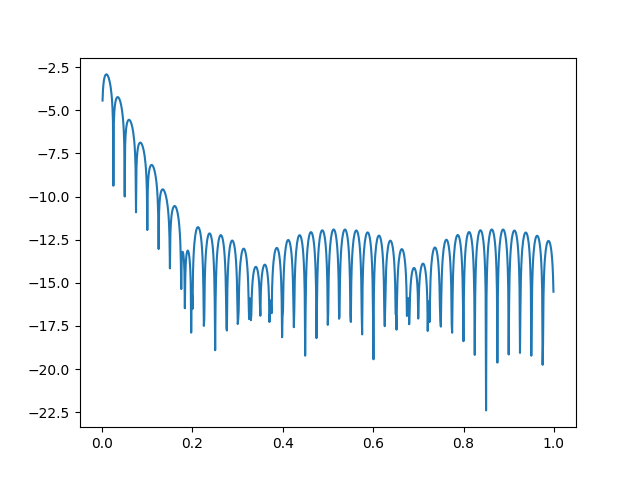

Python code for this plot:
import numpy as np
import matplotlib.pyplot as plt
import scipy.interpolate._cubic as cubic

f = lambda x: np.sin(9*x)

N = 40*np.pi

x = np.arange(0, np.pi, np.pi/N)
y = f(x)
y[len(y)-1] = 0


interp = cubic.CubicSpline(x, y, bc_type="periodic")

z = np.linspace(0, 1, 1000)
real = f(z)
approx = interp(z)

dat = np.log(np.abs(real-approx))

plt.plot(z, dat)
plt.savefig('hw5p3')